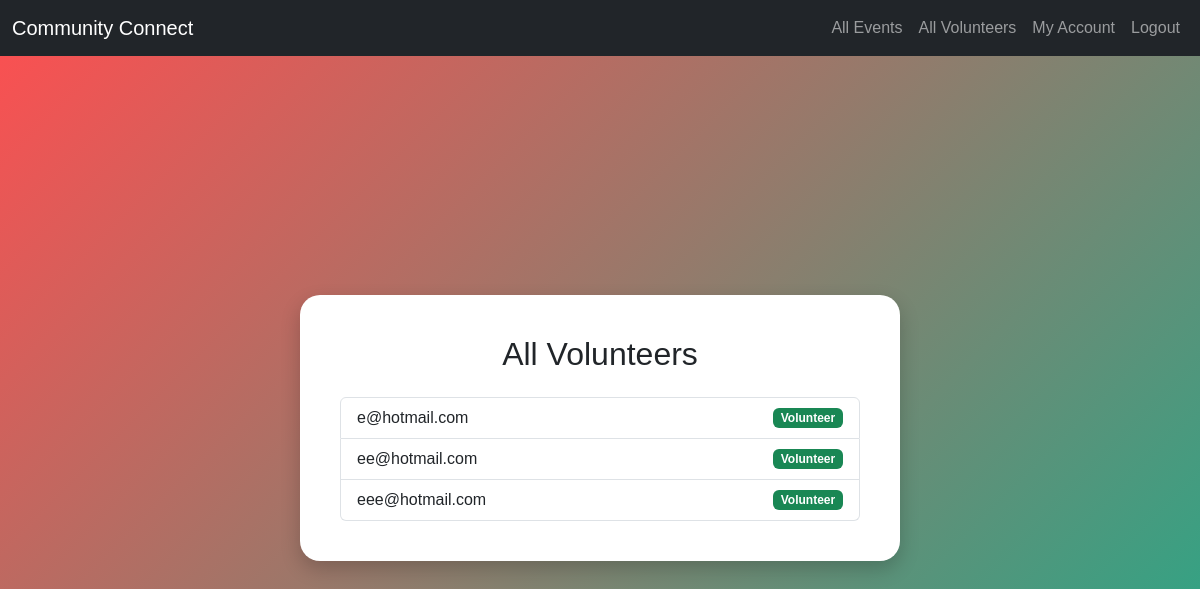
The page /volunteers (signed in) on the database its author committed.
### tables this page shows
CREATE TABLE user (
            user_id INTEGER PRIMARY KEY AUTOINCREMENT,
            email TEXT NOT NULL UNIQUE,
            password_hash TEXT NOT NULL,
            phone_number TEXT,
            role TEXT NOT NULL,
            created_at TIMESTAMP DEFAULT CURRENT_TIMESTAMP
        );

### app.py (the view)
@app.route("/volunteers")
def all_volunteers():
    if session.get("role") != "organisation":
        flash("Access denied.")
        return redirect(url_for("index"))
    with get_db() as conn:
        volunteers = conn.execute("SELECT * FROM user WHERE role='volunteer'").fetchall()
    return render_template("volunteers.html", volunteers=volunteers)

### app.py (called while the page is built)
def get_db():
    conn = sqlite3.connect(db_path) # Create connection between database and flask
    conn.row_factory = sqlite3.Row # Allows fetching rows as dictionaries
    return conn

### templates/volunteers.html (shortened to what this page needs)
{% extends "layout.html" %}
{% block content %}
<div class="bubble-container">
    <div class="bubble">
        <h2 class="text-center mb-4">All Volunteers</h2>
        <ul class="list-group">
            {% for v in volunteers %}
                <li class="list-group-item d-flex justify-content-between align-items-center">
                    {{ v.email }}
                    <span class="badge bg-success">{{ v.role|capitalize }}</span>
                </li>
            {% endfor %}
        </ul>
    </div>
</div>
{% endblock %}

### templates/layout.html (style rules this page uses)
body { background: linear-gradient(135deg, #00c6ff, #0072ff, #00ff88); min-height: 100vh; margin: 0; font-family: Arial, sans-serif; }
.bubble-container { min-height: calc(100vh - 56px); display: flex; justify-content: center; align-items: center; padding: 20px; }
.bubble { background: white; border-radius: 20px; padding: 40px; box-shadow: 0px 8px 20px rgba(0, 0, 0, 0.2); max-width: 600px; width: 100%; }

### templates/volunteers.html (style rules this page uses)
body { background: linear-gradient(135deg, #ff4e50, #1fab89); min-height: 100vh; }

### rows shown on the page
user: email "e@hotmail.com", role "Volunteer"
user: email "ee@hotmail.com", role "Volunteer"
user: email "eee@hotmail.com", role "Volunteer"
